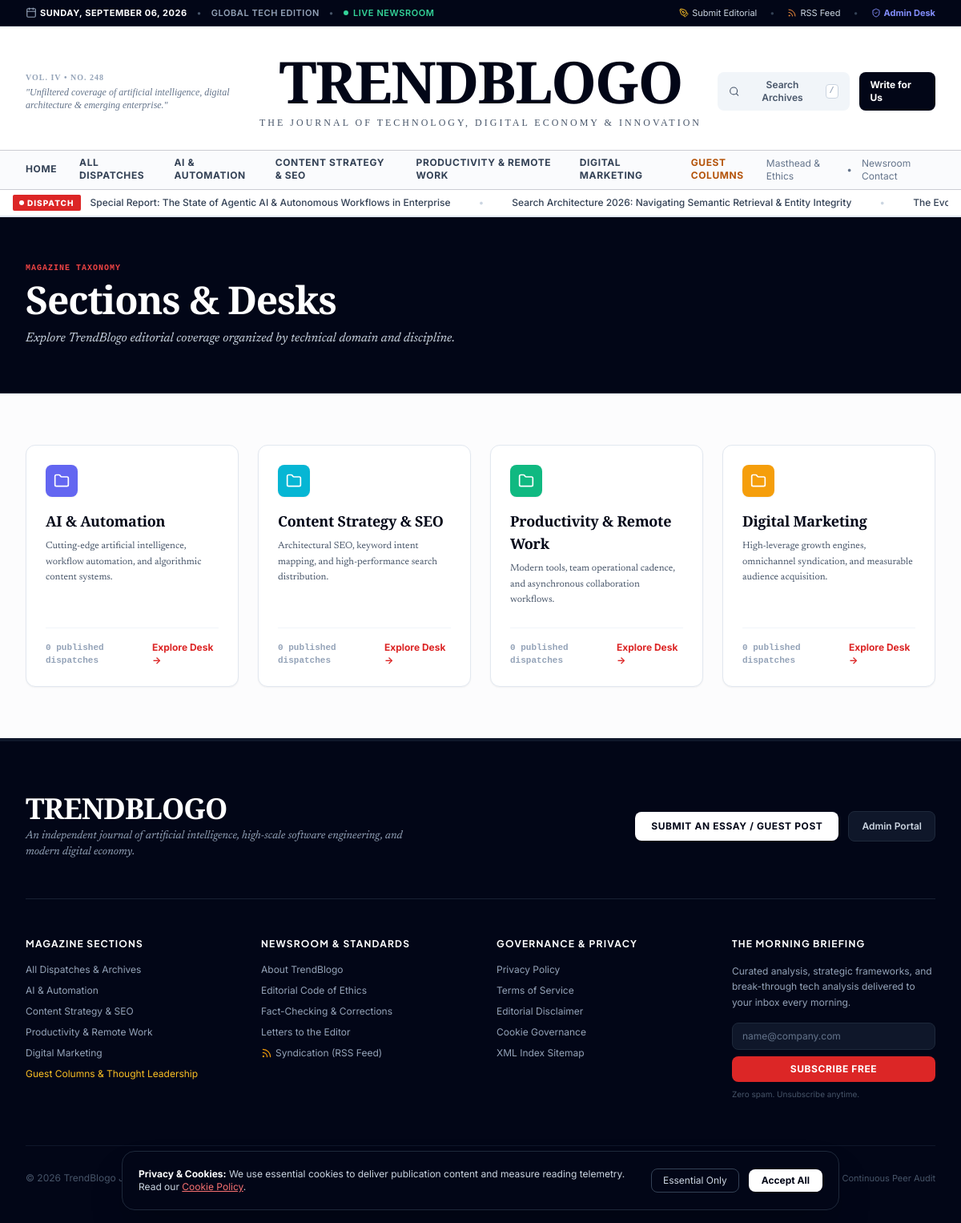
The page /categories on the database its author committed.
### app/models/article.py (models this page shows)
class Category(Base):
    __tablename__ = "categories"
    id = Column(Integer, primary_key=True, index=True)
    name = Column(String(100), unique=True, nullable=False)
    slug = Column(String(100), unique=True, index=True, nullable=False)
    description = Column(Text, nullable=True)
    color = Column(String(30), default="#4F46E5")
    icon = Column(String(50), default="folder")
    created_at = Column(DateTime, default=datetime.utcnow)
    articles = relationship("Article", back_populates="category")

### app/routes/public.py (the view)
@router.get("/categories", response_class=HTMLResponse)
def categories_list(request: Request, db: Session = Depends(get_db)):
    ctx = get_common_context(db, request)
    categories = db.query(Category).all()
    cat_counts = []
    for c in categories:
        count = db.query(Article).filter(Article.category_id == c.id, Article.status == "published").count()
        cat_counts.append({"category": c, "count": count})
    ctx.update({
        "categories_with_counts": cat_counts,
        "title": "All Topic Categories | TrendBlogo",
        "meta_desc": "Browse articles by topic across AI & Automation, Content Strategy & SEO, Productivity, and Digital Marketing."
    })
    return templates.TemplateResponse(request=request, name="blog/categories.html", context=ctx)

### app/templates/blog/categories.html
{% extends "base.html" %}
{% block content %}
<div class="bg-slate-950 py-14 text-white border-b border-slate-800">
  <div class="max-w-7xl mx-auto px-4 sm:px-6 lg:px-8">
    <div class="max-w-2xl">
      <div class="text-[10px] font-mono uppercase tracking-widest text-red-500 font-bold mb-2">Magazine Taxonomy</div>
      <h1 class="font-headline text-4xl sm:text-5xl font-black tracking-tight mb-3">Sections &amp; Desks</h1>
      <p class="font-editorial text-base text-slate-300 italic">Explore TrendBlogo editorial coverage organized by technical domain and discipline.</p>
    </div>
  </div>
</div>
<div class="max-w-7xl mx-auto px-4 sm:px-6 lg:px-8 py-16">
  <div class="grid grid-cols-1 md:grid-cols-2 lg:grid-cols-4 gap-6">
    {% for item in categories_with_counts %}
    <a href="/category/{{ item.category.slug }}" class="p-6 bg-white rounded-xl border border-slate-200 shadow-sm hover:border-slate-400 transition flex flex-col justify-between group">
      <div>
        <div class="w-10 h-10 rounded-lg flex items-center justify-center text-white mb-4 shadow-sm" style="background-color: {{ item.category.color or '#0F172A' }};">
          <i data-lucide="folder" class="w-5 h-5"></i>
        </div>
        <h3 class="font-headline text-lg font-bold text-slate-950 group-hover:text-red-600 transition mb-2">{{ item.category.name }}</h3>
        <p class="font-editorial text-xs text-slate-600 leading-relaxed">{{ item.category.description }}</p>
      </div>
      <div class="mt-6 pt-4 border-t border-slate-100 flex items-center justify-between text-xs font-bold">
        <span class="text-slate-400 font-mono text-[11px]">{{ item.count }} published dispatch{% if item.count != 1 %}es{% endif %}</span>
        <span class="text-red-600 group-hover:underline">Explore Desk &rarr;</span>
      </div>
    </a>
    {% endfor %}
  </div>
</div>
{% endblock %}

### app/templates/base.html (shortened to what this page needs)
<!DOCTYPE html>
<html lang="en" class="scroll-smooth">
<head>
  <script src="https://cdn.tailwindcss.com"></script>
  <link rel="stylesheet" href="/static/css/custom.css">
</head>
<body class="min-h-screen flex flex-col bg-[#FCFCFD] text-slate-900 selection:bg-slate-900 selection:text-white font-sans antialiased">
  <div class="bg-slate-950 text-slate-300 text-xs py-2 border-b border-slate-800">
    <div class="max-w-7xl mx-auto px-4 sm:px-6 lg:px-8 flex flex-col sm:flex-row sm:items-center justify-between gap-2">
      <div class="flex items-center space-x-3 text-[11px] uppercase tracking-wider font-semibold">
        <span class="text-white font-bold flex items-center">
          <i data-lucide="calendar" class="w-3.5 h-3.5 mr-1 text-slate-400"></i>
          {{ current_date_str or "Sunday, September 6, 2026" }}
        </span>
        <span class="text-slate-600">•</span>
        <span class="text-slate-400">Global Tech Edition</span>
        <span class="text-slate-600">•</span>
        <span class="text-emerald-400 flex items-center">
          <span class="w-1.5 h-1.5 rounded-full bg-emerald-400 animate-ping mr-1.5"></span>
          Live Newsroom
        </span>
      </div>
      <div class="flex items-center space-x-4 text-[11px]">
        <a href="/guest-posting" class="hover:text-white transition flex items-center">
          <i data-lucide="pen-tool" class="w-3 h-3 mr-1 text-amber-400"></i> Submit Editorial
        </a>
        <span class="text-slate-700">•</span>
        <a href="/rss.xml" class="hover:text-white transition flex items-center">
          <i data-lucide="rss" class="w-3 h-3 mr-1 text-orange-400"></i> RSS Feed
        </a>
        <span class="text-slate-700">•</span>
        <a href="/admin" class="text-indigo-400 hover:text-indigo-300 font-bold transition flex items-center">
          <i data-lucide="shield-check" class="w-3 h-3 mr-1"></i> Admin Desk
        </a>
      </div>
    </div>
  </div>
  <header class="bg-white border-b border-slate-200">
    <div class="max-w-7xl mx-auto px-4 sm:px-6 lg:px-8 pt-8 pb-6">
      <div class="grid grid-cols-1 md:grid-cols-12 items-center gap-4 text-center md:text-left">
        <div class="hidden md:block md:col-span-3 text-xs text-slate-500 font-serif italic">
          <p class="font-semibold not-italic uppercase tracking-widest text-[10px] text-slate-400">Vol. IV • No. 248</p>
          <p class="mt-0.5">"Unfiltered coverage of artificial intelligence, digital architecture &amp; emerging enterprise."</p>
        </div>
        <div class="md:col-span-6 text-center">
          <a href="/" class="inline-block group">
            <h1 class="font-headline text-4xl sm:text-6xl lg:text-7xl font-black tracking-tight text-slate-950 uppercase group-hover:text-slate-800 transition">
              TrendBlogo
            </h1>
            <p class="text-[11px] sm:text-xs font-serif tracking-[0.25em] uppercase text-slate-600 mt-2 font-medium">
              The Journal of Technology, Digital Economy &amp; Innovation
            </p>
          </a>
        </div>
        <div class="hidden md:flex md:col-span-3 items-center justify-end space-x-3">
          <button type="button" class="open-search-modal px-3.5 py-2 text-xs font-semibold text-slate-600 hover:text-slate-900 bg-slate-100 hover:bg-slate-200 rounded-lg transition flex items-center space-x-2">
            <i data-lucide="search" class="w-3.5 h-3.5"></i>
            <span>Search Archives</span>
            <span class="bg-white border border-slate-300 px-1 py-0.2 rounded text-[10px] text-slate-400 font-mono">/</span>
          </button>
          <a href="/guest-posting" class="px-3.5 py-2 text-xs font-bold text-white bg-slate-950 hover:bg-slate-800 rounded-lg transition shadow-sm">
            Write for Us
          </a>
        </div>
      </div>
    </div>
    <div class="border-t border-b border-double border-slate-900/20 bg-slate-50/70">
      <div class="max-w-7xl mx-auto px-4 sm:px-6 lg:px-8">
        <div class="flex items-center justify-between h-12">
          <nav class="hidden md:flex items-center space-x-7 text-xs font-bold uppercase tracking-wider text-slate-700">
            <a href="/" class="hover:text-red-600 transition py-3 border-b-2 border-transparent hover:border-red-600">Home</a>
            <a href="/blog" class="hover:text-red-600 transition py-3 border-b-2 border-transparent hover:border-red-600">All Dispatches</a>
            {% for cat in categories %}
            <a href="/category/{{ cat.slug }}" class="hover:text-red-600 transition py-3 border-b-2 border-transparent hover:border-red-600">{{ cat.name }}</a>
            {% endfor %}
            <a href="/guest-posting" class="hover:text-red-600 transition py-3 border-b-2 border-transparent hover:border-red-600 text-amber-700">Guest Columns</a>
          </nav>
          <div class="hidden md:flex items-center space-x-3 text-xs text-slate-500">
            <a href="/about" class="hover:text-slate-900 transition">Masthead &amp; Ethics</a>
            <span>•</span>
            <a href="/contact" class="hover:text-slate-900 transition">Newsroom Contact</a>
          </div>
        </div>
      </div>
    </div>
    <div class="bg-white border-b border-slate-200 py-1.5 px-4 overflow-hidden">
      <div class="max-w-7xl mx-auto flex items-center text-xs">
        <span class="bg-red-600 text-white font-extrabold uppercase tracking-widest text-[10px] px-2 py-0.5 rounded-sm mr-3 shrink-0 flex items-center">
          <span class="w-1.5 h-1.5 rounded-full bg-white animate-pulse mr-1"></span>
          Dispatch
        </span>
        <div class="ticker-wrap flex-1 overflow-hidden">
          <div class="ticker-move text-slate-700 font-medium space-x-8 text-xs">
            <span>Special Report: The State of Agentic AI &amp; Autonomous Workflows in Enterprise</span>
            <span class="text-slate-300">•</span>
            <span>Search Architecture 2026: Navigating Semantic Retrieval &amp; Entity Integrity</span>
            <span class="text-slate-300">•</span>
            <span>The Evolution of Distributed Teams: Engineering Velocity in Asynchronous Cultures</span>
          </div>
        </div>
      </div>
    </div>
  </header>
  <main class="flex-grow">
    {% block content %}{% endblock %}
  </main>
  <footer class="bg-slate-950 text-slate-400 border-t-4 border-slate-900">
    <div class="max-w-7xl mx-auto px-4 sm:px-6 lg:px-8 pt-16 pb-12">
      <div class="pb-12 border-b border-slate-800/80 flex flex-col md:flex-row items-center justify-between gap-6 text-center md:text-left">
        <div>
          <h2 class="font-headline text-3xl sm:text-4xl font-black text-white uppercase tracking-tight">TrendBlogo</h2>
          <p class="font-editorial text-sm text-slate-400 italic mt-1 max-w-lg">
            An independent journal of artificial intelligence, high-scale software engineering, and modern digital economy.
          </p>
        </div>
        <div class="flex items-center space-x-3">
          <a href="/guest-posting" class="px-5 py-2.5 bg-white text-slate-950 text-xs font-bold uppercase tracking-wider rounded-lg hover:bg-slate-100 transition shadow">
            Submit an Essay / Guest Post
          </a>
          <a href="/admin" class="px-4 py-2.5 bg-slate-900 border border-slate-800 text-slate-300 text-xs font-semibold rounded-lg hover:bg-slate-800 transition">
            Admin Portal
          </a>
        </div>
      </div>
      <div class="grid grid-cols-1 md:grid-cols-4 gap-10 pt-12">
        <div>
          <h4 class="text-xs font-bold text-white uppercase tracking-widest mb-4 font-display">Magazine Sections</h4>
          <ul class="space-y-2.5 text-xs">
            <li><a href="/blog" class="hover:text-white transition">All Dispatches &amp; Archives</a></li>
            {% for cat in categories %}
            <li><a href="/category/{{ cat.slug }}" class="hover:text-white transition">{{ cat.name }}</a></li>
            {% endfor %}
            <li><a href="/guest-posting" class="text-amber-400 hover:text-amber-300 transition">Guest Columns &amp; Thought Leadership</a></li>
          </ul>
        </div>
        <div>
          <h4 class="text-xs font-bold text-white uppercase tracking-widest mb-4 font-display">Newsroom &amp; Standards</h4>
          <ul class="space-y-2.5 text-xs">
            <li><a href="/about" class="hover:text-white transition">About TrendBlogo</a></li>
            <li><a href="/about" class="hover:text-white transition">Editorial Code of Ethics</a></li>
            <li><a href="/about" class="hover:text-white transition">Fact-Checking &amp; Corrections</a></li>
            <li><a href="/contact" class="hover:text-white transition">Letters to the Editor</a></li>
            <li><a href="/rss.xml" class="hover:text-white transition flex items-center"><i data-lucide="rss" class="w-3.5 h-3.5 mr-1 text-amber-500"></i> Syndication (RSS Feed)</a></li>
          </ul>
        </div>
        <div>
          <h4 class="text-xs font-bold text-white uppercase tracking-widest mb-4 font-display">Governance &amp; Privacy</h4>
          <ul class="space-y-2.5 text-xs">
            <li><a href="/privacy-policy" class="hover:text-white transition">Privacy Policy</a></li>
            <li><a href="/terms-and-conditions" class="hover:text-white transition">Terms of Service</a></li>
            <li><a href="/disclaimer" class="hover:text-white transition">Editorial Disclaimer</a></li>
            <li><a href="/cookie-policy" class="hover:text-white transition">Cookie Governance</a></li>
            <li><a href="/sitemap.xml" class="hover:text-white transition">XML Index Sitemap</a></li>
          </ul>
        </div>
        <div>
          <h4 class="text-xs font-bold text-white uppercase tracking-widest mb-4 font-display">The Morning Briefing</h4>
          <p class="text-xs text-slate-400 leading-relaxed mb-4">
            Curated analysis, strategic frameworks, and break-through tech analysis delivered to your inbox every morning.
          </p>
          <form onsubmit="event.preventDefault(); alert('Thank you for subscribing to TrendBlogo Morning Briefing.'); this.reset();" class="space-y-2">
            <input type="email" required placeholder="name@company.com" class="w-full px-3 py-2 bg-slate-900 border border-slate-800 rounded-lg text-xs text-white placeholder-slate-500 outline-none focus:border-slate-600">
            <button type="submit" class="w-full px-3 py-2 bg-red-600 hover:bg-red-500 text-white rounded-lg text-xs font-bold uppercase tracking-wider transition">
              Subscribe Free
            </button>
          </form>
          <span class="text-[10px] text-slate-600 block mt-2">Zero spam. Unsubscribe anytime.</span>
        </div>
      </div>
      <div class="mt-14 pt-8 border-t border-slate-900 flex flex-col sm:flex-row items-center justify-between text-xs text-slate-600">
        <div>
          &copy; {{ current_year }} TrendBlogo Journal. All rights reserved. Published for global technology leaders.
        </div>
        <div class="mt-4 sm:mt-0 flex items-center space-x-6 text-[11px]">
          <span>Strict Editorial Integrity</span>
          <span>•</span>
          <span>Zero Heading Links Protocol</span>
          <span>•</span>
          <span>Continuous Peer Audit</span>
        </div>
      </div>
    </div>
  </footer>
  <div id="cookie-consent-banner" class="fixed bottom-0 inset-x-0 z-40 transform translate-y-full transition-transform duration-500 p-4">
    <div class="max-w-4xl mx-auto bg-slate-950 text-white rounded-2xl shadow-2xl p-5 border border-slate-800 flex flex-col sm:flex-row items-center justify-between gap-4">
      <div class="text-xs text-slate-300">
        <span class="font-bold text-white">Privacy &amp; Cookies:</span> We use essential cookies to deliver publication content and measure reading telemetry. Read our <a href="/cookie-policy" class="text-red-400 underline hover:text-red-300">Cookie Policy</a>.
      </div>
      <div class="flex items-center space-x-3 shrink-0">
        <button type="button" id="decline-cookies-btn" class="px-3.5 py-1.5 text-xs text-slate-300 hover:text-white border border-slate-700 rounded-lg">Essential Only</button>
        <button type="button" id="accept-cookies-btn" class="px-4 py-1.5 text-xs font-bold bg-white text-slate-950 hover:bg-slate-100 rounded-lg shadow">Accept All</button>
      </div>
    </div>
  </div>
</body>
</html>

### app/static/css/custom.css (style rules this page uses)
:root { --font-headline: 'Playfair Display', Georgia, Cambria, serif; --font-editorial: 'Newsreader', Georgia, serif; --font-heading: 'Plus Jakarta Sans', -apple-system, BlinkMacSystemFont, sans-serif; --font-body: 'Inter', -apple-system, BlinkMacSystemFont, sans-serif; --font-mono: 'JetBrains Mono', monospace; }
.font-editorial { font-family: var(--font-editorial); }
.font-headline { font-family: var(--font-headline); letter-spacing: -0.015em; }
.ticker-wrap { overflow: hidden; white-space: nowrap; }
.ticker-move { display: inline-block; animation: ticker 35s linear infinite; }

### rows shown on the page
Category: name "AI & AUTOMATION", category.name "AI & Automation", category.description "Cutting-edge artificial intelligence, workflow automation, and algorithmic content systems.", name "AI & Automation"
Category: name "CONTENT STRATEGY & SEO", category.name "Content Strategy & SEO", category.description "Architectural SEO, keyword intent mapping, and high-performance search distribution.", name "Content Strategy & SEO"
Category: name "PRODUCTIVITY & REMOTE WORK", category.name "Productivity & Remote Work", category.description "Modern tools, team operational cadence, and asynchronous collaboration workflows.", name "Productivity & Remote Work"
Category: name "DIGITAL MARKETING", category.name "Digital Marketing", category.description "High-leverage growth engines, omnichannel syndication, and measurable audience acquisition.", name "Digital Marketing"

### other values the page prints
{{ current_date_str or "Sunday, September 6, 2026" }} "SUNDAY, SEPTEMBER 06, 2026"
{{ item.count }} "0" "0" "0" "0"
{{ current_year }} "2026"
